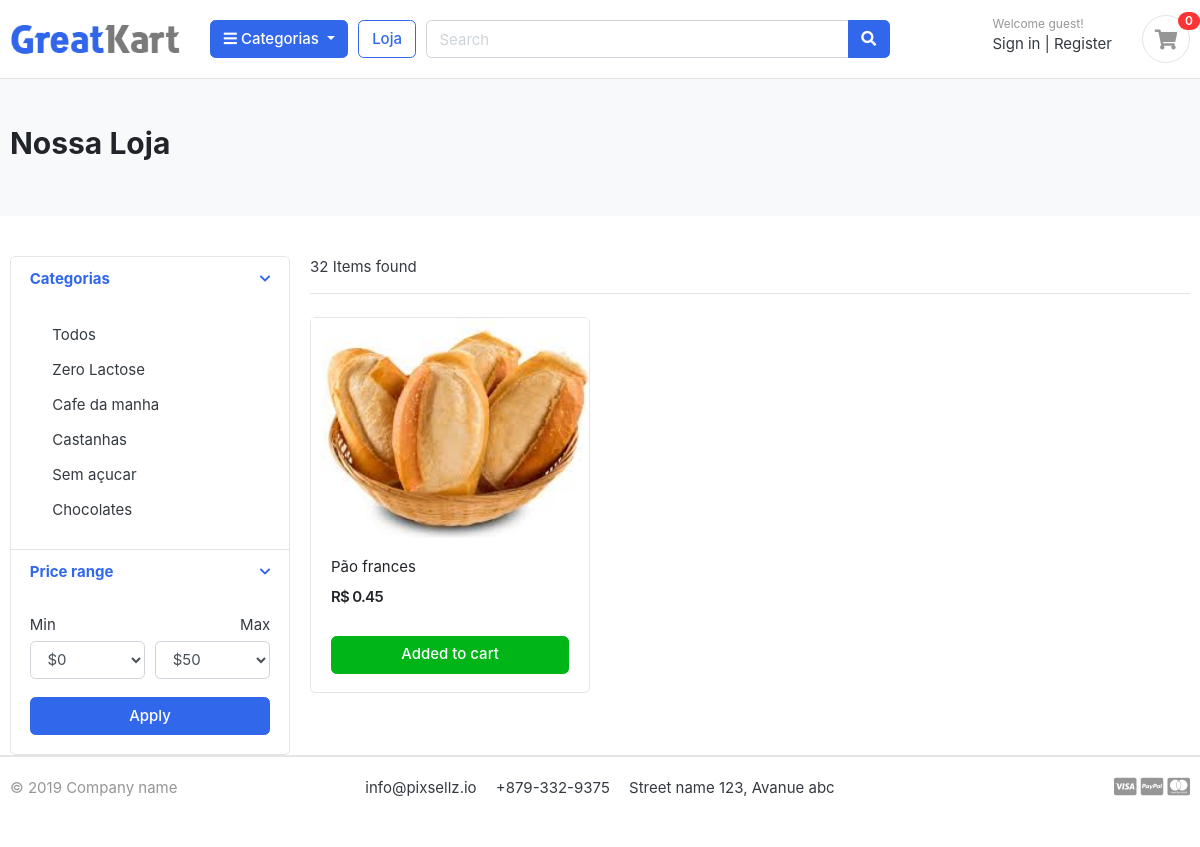
/loja/categoria/cafe-da-manha/, run on the app's committed database.
### categoria/models.py (models this page shows, shortened)
class Categoria(models.Model):
    categoria_nome = models.CharField(max_length=50, unique=True)
    slug = models.SlugField(max_length=100, unique=True)
    descricao = models.TextField(max_length=255, blank=True)
    categoria_imagem = models.ImageField(upload_to='fotos/categorias/', blank=True)
    def get_url(self):
        return reverse('home_por_categoria', args=[self.slug])

### produto/models.py (models this page shows, shortened)
class Produto(models.Model):
    nome = models.CharField(max_length=100, unique=True)
    descricao = models.TextField(max_length=255, unique=True)
    preco = models.DecimalField(max_digits=12, decimal_places=2)
    imagem = models.ImageField(upload_to='fotos/produtos/', blank=True)
    estoque = models.IntegerField()
    esta_disponivel = models.BooleanField(default=True)
    slug = models.SlugField(max_length=110, unique=True)
    criado_em = models.DateTimeField(auto_now_add=True)
    modificado_em = models.DateTimeField(auto_now=True)
    categoria = models.ForeignKey(Categoria, on_delete=models.CASCADE)
    def get_url(self):
        return reverse('produto_detalhe', args=[self.categoria.slug, self.slug])

### loja/views.py (the view)
# urls.py: path('', views.visualizarLoja, name='loja'),
def visualizarLoja(request, categoria_slug = None):
    if categoria_slug != None:
        categ = get_object_or_404(Categoria, slug = categoria_slug)
        produtos = Produto.objects.all().filter(categoria = categ)
    else:
        produtos = Produto.objects.all()
    contexto = {
        'prods' : produtos
    }
    return render(request, 'loja/store.html', contexto)

### carrinho/processador_contexto.py (called while the page is built)
def obterContador(request):
    cont = 0
    itens = 0
    try:
        car = Carrinho.objects.get(car_id = _getCarId(request))
        carItens = CarItem.objects.all().filter(carrinho = car)
        itens = len(carItens)
        for item in carItens:
            cont += item.quantidade
    except Carrinho.DoesNotExist:
        cont = 0
        itens = 0
    return dict(car_cont = itens)

### carrinho/views.py (called while the page is built)
def _getCarId(request):
    carSession = request.session.session_key
    if not carSession:
        carSession = request.session.create()
    return carSession

### categoria/processador_contexto.py (called while the page is built)
def listarMenuCategoria(request):
    categorias = Categoria.objects.all()
    return dict(listaCategorias = categorias)

### templates/loja/store.html (shortened to what this page needs)
{% extends 'base.html' %}
{% load static %}
{% block content %}
<section class="section-pagetop bg">
	<div class="container">
		<h2 class="title-page">Nossa Loja</h2>
	</div>
</section>
<section class="section-content padding-y">
	<div class="container">
		<div class="row">
			<aside class="col-md-3">
				<div class="card">
					<article class="filter-group">
						<header class="card-header">
							<a href="#" data-toggle="collapse" data-target="#collapse_1" aria-expanded="true" class="">
								<i class="icon-control fa fa-chevron-down"></i>
								<h6 class="title">Categorias</h6>
							</a>
						</header>
						<div class="filter-content collapse show" id="collapse_1">
							<div class="card-body">
								<ul class="list-menu">
									<li><a class="dropdown-item" href="{% url 'loja' %}">Todos</a></li>
									{% for categoria in listaCategorias %}
									 <li><a class="dropdown-item" href="{{ categoria.get_url }}">{{ categoria.categoria_nome }} </a></li>
									{% endfor %}
								</ul>
							</div>
						</div>
					</article>
					<article class="filter-group">
						<header class="card-header">
							<a href="#" data-toggle="collapse" data-target="#collapse_3" aria-expanded="true" class="">
								<i class="icon-control fa fa-chevron-down"></i>
								<h6 class="title">Price range </h6>
							</a>
						</header>
						<div class="filter-content collapse show" id="collapse_3" style="">
							<div class="card-body">
								<div class="form-row">
									<div class="form-group col-md-6">
										<label>Min</label>
										<select class="mr-2 form-control">
											<option value="0">$0</option>
										</select>
									</div>
									<div class="form-group text-right col-md-6">
										<label>Max</label>
										<select class="mr-2 form-control">
											<option value="50">$50</option>
										</select>
									</div>
								</div>
								<button class="btn btn-block btn-primary">Apply</button>
							</div>
						</div>
					</article>
				</div>
			</aside>
			<main class="col-md-9">
				<header class="border-bottom mb-4 pb-3">
					<div class="form-inline">
						<span class="mr-md-auto">32 Items found </span>
					</div>
				</header>
				<div class="row">
					{% for produtos in prods %}
					<div class="col-md-4">
						<figure class="card card-product-grid">
							<div class="img-wrap">
								<img src="{{ produtos.imagem.url }}" href="{{ produtos.get_url }}">
							</div>
							<figcaption class="info-wrap">
								<div class="fix-height">
									<a href="{{ produtos.get_url }}" class="title">{{ produtos.nome }}</a>
									<div class="price-wrap mt-2">
										<span class="price">R$ {{ produtos.preco }}</span>
									</div>
								</div>
								<a href={% url 'adicionarCarrinho' produtos.id %} class="btn btn-block btn-success">Added to cart</a>
							</figcaption>
						</figure>
					</div>
					{% endfor %}
			</main>
		</div>
	</div>
	{% endblock %}

### bolicho/static/css/ui.css (style rules this page uses)
html { font-family: "Inter", sans-serif; font-size: 15px; }
.img-wrap { text-align: center; display: block; }
.img-wrap img { max-width: 100%; }
.price-wrap { letter-spacing: -0.7px; }
.padding-y { padding-top: 40px; padding-bottom: 40px; }
figure { margin-bottom: 0; }
article:after, .form-group:after { display: block; clear: both; content: ""; }
.bg { background-color: #f8f9fa; }
.title-page { color: #212529; }
[class*=list-] li:after { visibility: hidden; display: block; content: ""; overflow: hidden; height: 0; clear: both; }
.list-menu { list-style: none; margin: 0; padding-left: 0; }
.list-menu li { margin-bottom: 5px; }
.list-menu a { color: #343a40; }
[class*=card-product] a.title { color: #212529; display: block; }
[class*=card-product] .img-wrap { overflow: hidden; position: relative; }
[class*=card-product] .img-wrap img { height: 100%; max-width: 100%; width: auto; display: inline-block; -o-object-fit: cover; object-fit: cover; }
.card-product-grid { margin-bottom: 20px; }
.card-product-grid .img-wrap { border-radius: 0.2rem 0.2rem 0 0; height: 220px; }
.card-product-grid .info-wrap { overflow: hidden; padding: 18px 20px; }
.card-product-grid .fix-height { height: 80px; overflow: hidden; }
.card .img-wrap { overflow: hidden; }
.price { font-weight: 600; color: #212529; }
.icon-control { margin-top: 5px; float: right; font-size: 80%; }
.card-header .title { margin-bottom: 0; line-height: 1.5; }
.filter-group { border-bottom: 1px solid #e4e4e4; }
.filter-group .card-header { border-bottom: 0; }
.filter-group:last-child { border-bottom: 0; }
.section-pagetop { padding: 45px 0; }

### data on the page
Categoria: categoria_nome "Zero Lactose"
Categoria: categoria_nome "Cafe da manha"
Categoria: categoria_nome "Castanhas"
Categoria: categoria_nome "Sem açucar"
Categoria: categoria_nome "Chocolates"
Produto: imagem (picture), nome "Pão frances", preco "0.45"

### other printed values
{{ car_cont }} "0"
